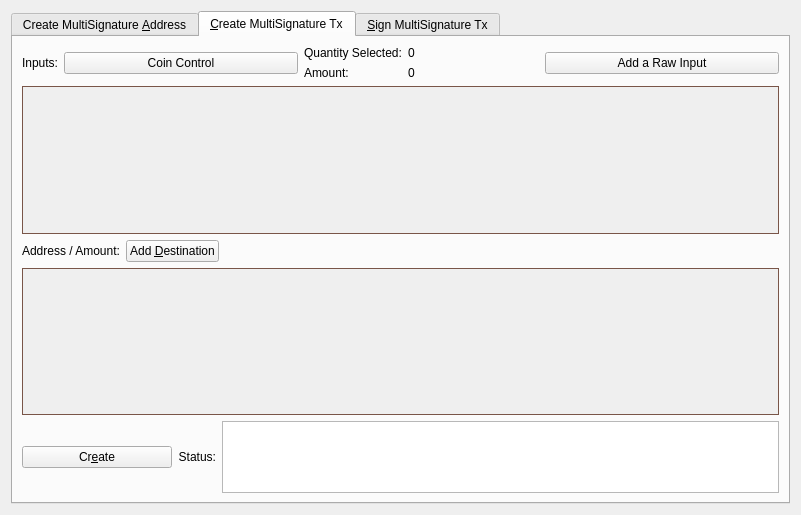
<?xml version="1.0" encoding="UTF-8"?>
<ui version="4.0">
 <class>MultisigDialog</class>
 <widget class="QDialog" name="MultisigDialog">
  <property name="geometry">
   <rect>
    <x>0</x>
    <y>0</y>
    <width>801</width>
    <height>515</height>
   </rect>
  </property>
  <property name="sizePolicy">
   <sizepolicy hsizetype="Fixed" vsizetype="Fixed">
    <horstretch>0</horstretch>
    <verstretch>0</verstretch>
   </sizepolicy>
  </property>
  <property name="windowTitle">
   <string>Multisignature Address Interactions</string>
  </property>
  <layout class="QVBoxLayout" name="verticalLayout_8">
   <item>
    <widget class="QTabWidget" name="multisigTabWidget">
     <property name="styleSheet">
      <string notr="true">QScrollArea{border: 1px solid #795548;}</string>
     </property>
     <property name="currentIndex">
      <number>1</number>
     </property>
     <widget class="QWidget" name="addMultisigTab">
      <property name="sizePolicy">
       <sizepolicy hsizetype="Minimum" vsizetype="Minimum">
        <horstretch>0</horstretch>
        <verstretch>0</verstretch>
       </sizepolicy>
      </property>
      <attribute name="title">
       <string>Create MultiSignature &amp;Address</string>
      </attribute>
      <layout class="QVBoxLayout" name="verticalLayout">
       <item>
        <layout class="QHBoxLayout" name="enterMLayout">
         <item>
          <widget class="QSpinBox" name="enterMSpinbox">
           <property name="sizePolicy">
            <sizepolicy hsizetype="Fixed" vsizetype="Fixed">
             <horstretch>0</horstretch>
             <verstretch>0</verstretch>
            </sizepolicy>
           </property>
           <property name="toolTip">
            <string>How many people must sign to verify a transaction</string>
           </property>
           <property name="minimum">
            <number>1</number>
           </property>
           <property name="maximum">
            <number>15</number>
           </property>
           <property name="value">
            <number>1</number>
           </property>
          </widget>
         </item>
         <item>
          <widget class="QLabel" name="enterMLabel">
           <property name="text">
            <string>Enter the minimum number of signatures required to sign transactions</string>
           </property>
          </widget>
         </item>
        </layout>
       </item>
       <item>
        <layout class="QHBoxLayout" name="addressLabelLayout">
         <item>
          <widget class="QLabel" name="addressLableLabel">
           <property name="text">
            <string>Address Label:</string>
           </property>
          </widget>
         </item>
         <item>
          <widget class="QLineEdit" name="multisigAddressLabel"/>
         </item>
        </layout>
       </item>
       <item>
        <layout class="QHBoxLayout" name="addAddressLayout">
         <item>
          <widget class="QPushButton" name="addAddressButton">
           <property name="toolTip">
            <string>Add another address that could sign to verify a transaction from the multisig address.</string>
           </property>
           <property name="text">
            <string>&amp;Add Address / Key</string>
           </property>
           <property name="icon">
            <iconset resource="../galilel.qrc">
             <normaloff>:/icons/add</normaloff>:/icons/add</iconset>
           </property>
           <property name="autoDefault">
            <bool>false</bool>
           </property>
          </widget>
         </item>
         <item>
          <widget class="QLabel" name="addAddressLabel">
           <property name="sizePolicy">
            <sizepolicy hsizetype="Preferred" vsizetype="Fixed">
             <horstretch>0</horstretch>
             <verstretch>0</verstretch>
            </sizepolicy>
           </property>
           <property name="text">
            <string>Local addresses or public keys that can sign:</string>
           </property>
          </widget>
         </item>
         <item>
          <spacer name="addAddressSpacer_2">
           <property name="orientation">
            <enum>Qt::Horizontal</enum>
           </property>
           <property name="sizeHint" stdset="0">
            <size>
             <width>40</width>
             <height>10</height>
            </size>
           </property>
          </spacer>
         </item>
        </layout>
       </item>
       <item>
        <widget class="QScrollArea" name="addAddressScrollArea">
         <property name="sizePolicy">
          <sizepolicy hsizetype="Preferred" vsizetype="Expanding">
           <horstretch>0</horstretch>
           <verstretch>0</verstretch>
          </sizepolicy>
         </property>
         <property name="widgetResizable">
          <bool>true</bool>
         </property>
         <widget class="QWidget" name="addAddressWidget">
          <property name="geometry">
           <rect>
            <x>0</x>
            <y>0</y>
            <width>759</width>
            <height>166</height>
           </rect>
          </property>
          <layout class="QVBoxLayout" name="verticalLayout_5">
           <item>
            <layout class="QVBoxLayout" name="addressList"/>
           </item>
           <item>
            <spacer name="verticalSpacer">
             <property name="orientation">
              <enum>Qt::Vertical</enum>
             </property>
             <property name="sizeHint" stdset="0">
              <size>
               <width>20</width>
               <height>40</height>
              </size>
             </property>
            </spacer>
           </item>
          </layout>
         </widget>
        </widget>
       </item>
       <item>
        <layout class="QHBoxLayout" name="addMultisigLayout">
         <item>
          <widget class="QPushButton" name="addMultisigButton">
           <property name="sizePolicy">
            <sizepolicy hsizetype="Preferred" vsizetype="Fixed">
             <horstretch>0</horstretch>
             <verstretch>0</verstretch>
            </sizepolicy>
           </property>
           <property name="toolTip">
            <string>Create a new multisig address</string>
           </property>
           <property name="toolTipDuration">
            <number>-3</number>
           </property>
           <property name="text">
            <string>C&amp;reate</string>
           </property>
           <property name="icon">
            <iconset resource="../galilel.qrc">
             <normaloff>:/icons/filesave</normaloff>:/icons/filesave</iconset>
           </property>
           <property name="autoDefault">
            <bool>false</bool>
           </property>
          </widget>
         </item>
         <item>
          <widget class="QLabel" name="label">
           <property name="text">
            <string>Status:</string>
           </property>
          </widget>
         </item>
         <item>
          <widget class="QTextEdit" name="addMultisigStatus">
           <property name="sizePolicy">
            <sizepolicy hsizetype="Expanding" vsizetype="Fixed">
             <horstretch>0</horstretch>
             <verstretch>0</verstretch>
            </sizepolicy>
           </property>
           <property name="maximumSize">
            <size>
             <width>16777215</width>
             <height>75</height>
            </size>
           </property>
           <property name="readOnly">
            <bool>true</bool>
           </property>
           <property name="textInteractionFlags">
            <set>Qt::TextSelectableByKeyboard|Qt::TextSelectableByMouse</set>
           </property>
          </widget>
         </item>
        </layout>
       </item>
       <item>
        <widget class="QLabel" name="label_2">
         <property name="sizePolicy">
          <sizepolicy hsizetype="Preferred" vsizetype="Preferred">
           <horstretch>0</horstretch>
           <verstretch>0</verstretch>
          </sizepolicy>
         </property>
         <property name="text">
          <string>Use below to quickly import an address by its redeem. Don't forget to add a label before clicking import!
Keep in mind, the wallet will rescan the blockchain to find transactions containing the new address.
Please be patient after clicking import.</string>
         </property>
         <property name="scaledContents">
          <bool>false</bool>
         </property>
         <property name="wordWrap">
          <bool>true</bool>
         </property>
        </widget>
       </item>
       <item>
        <layout class="QHBoxLayout" name="importLayout">
         <item>
          <widget class="QPushButton" name="importAddressButton">
           <property name="sizePolicy">
            <sizepolicy hsizetype="Fixed" vsizetype="Fixed">
             <horstretch>0</horstretch>
             <verstretch>0</verstretch>
            </sizepolicy>
           </property>
           <property name="text">
            <string>&amp;Import Redeem</string>
           </property>
           <property name="icon">
            <iconset resource="../galilel.qrc">
             <normaloff>:/icons/receiving_addresses</normaloff>:/icons/receiving_addresses</iconset>
           </property>
          </widget>
         </item>
         <item>
          <widget class="QLineEdit" name="importRedeem">
           <property name="sizePolicy">
            <sizepolicy hsizetype="Preferred" vsizetype="Fixed">
             <horstretch>0</horstretch>
             <verstretch>0</verstretch>
            </sizepolicy>
           </property>
          </widget>
         </item>
        </layout>
       </item>
      </layout>
     </widget>
     <widget class="QWidget" name="createTransactionTab">
      <attribute name="title">
       <string>&amp;Create MultiSignature Tx</string>
      </attribute>
      <layout class="QVBoxLayout" name="verticalLayout_3">
       <item>
        <layout class="QHBoxLayout" name="horizontalLayout_2">
         <item>
          <layout class="QVBoxLayout" name="createTxLayout">
           <item>
            <layout class="QHBoxLayout" name="addTxInputLayout">
             <item>
              <widget class="QLabel" name="addTxInputLabel">
               <property name="sizePolicy">
                <sizepolicy hsizetype="Fixed" vsizetype="Preferred">
                 <horstretch>0</horstretch>
                 <verstretch>0</verstretch>
                </sizepolicy>
               </property>
               <property name="text">
                <string>Inputs:</string>
               </property>
              </widget>
             </item>
             <item>
              <widget class="QPushButton" name="pushButtonCoinControl">
               <property name="sizePolicy">
                <sizepolicy hsizetype="Preferred" vsizetype="Fixed">
                 <horstretch>0</horstretch>
                 <verstretch>0</verstretch>
                </sizepolicy>
               </property>
               <property name="text">
                <string>Coin Control</string>
               </property>
              </widget>
             </item>
             <item>
              <layout class="QFormLayout" name="formLayout_2">
               <property name="rightMargin">
                <number>10</number>
               </property>
               <item row="0" column="0">
                <widget class="QLabel" name="labelQuantity">
                 <property name="text">
                  <string>Quantity Selected:</string>
                 </property>
                </widget>
               </item>
               <item row="0" column="1">
                <widget class="QLabel" name="labelQuantity_int">
                 <property name="text">
                  <string>0</string>
                 </property>
                </widget>
               </item>
               <item row="1" column="0">
                <widget class="QLabel" name="labelAmount">
                 <property name="text">
                  <string>Amount:</string>
                 </property>
                </widget>
               </item>
               <item row="1" column="1">
                <widget class="QLabel" name="labelAmount_int">
                 <property name="text">
                  <string>0</string>
                 </property>
                </widget>
               </item>
              </layout>
             </item>
             <item>
              <widget class="QPushButton" name="addInputButton">
               <property name="sizePolicy">
                <sizepolicy hsizetype="Preferred" vsizetype="Fixed">
                 <horstretch>0</horstretch>
                 <verstretch>0</verstretch>
                </sizepolicy>
               </property>
               <property name="toolTip">
                <string>Add an input to fund the outputs</string>
               </property>
               <property name="text">
                <string>Add a Raw Input</string>
               </property>
               <property name="icon">
                <iconset resource="../galilel.qrc">
                 <normaloff>:/css/default</normaloff>:/css/default</iconset>
               </property>
              </widget>
             </item>
            </layout>
           </item>
           <item>
            <widget class="QScrollArea" name="txInputsScrollArea">
             <property name="sizePolicy">
              <sizepolicy hsizetype="Preferred" vsizetype="Expanding">
               <horstretch>0</horstretch>
               <verstretch>0</verstretch>
              </sizepolicy>
             </property>
             <property name="widgetResizable">
              <bool>true</bool>
             </property>
             <widget class="QWidget" name="txInputsWidget">
              <property name="geometry">
               <rect>
                <x>0</x>
                <y>0</y>
                <width>747</width>
                <height>131</height>
               </rect>
              </property>
              <layout class="QVBoxLayout" name="verticalLayout_7">
               <item>
                <layout class="QVBoxLayout" name="inputsList"/>
               </item>
               <item>
                <spacer name="txInputsSpacer">
                 <property name="orientation">
                  <enum>Qt::Vertical</enum>
                 </property>
                 <property name="sizeHint" stdset="0">
                  <size>
                   <width>20</width>
                   <height>80</height>
                  </size>
                 </property>
                </spacer>
               </item>
              </layout>
             </widget>
            </widget>
           </item>
           <item>
            <layout class="QHBoxLayout" name="addDestinationLayout">
             <item>
              <widget class="QLabel" name="addDestinationLabel">
               <property name="text">
                <string>Address / Amount:</string>
               </property>
              </widget>
             </item>
             <item>
              <widget class="QPushButton" name="addDestinationButton">
               <property name="sizePolicy">
                <sizepolicy hsizetype="Fixed" vsizetype="Fixed">
                 <horstretch>0</horstretch>
                 <verstretch>0</verstretch>
                </sizepolicy>
               </property>
               <property name="toolTip">
                <string>Add destinations to send GALI to</string>
               </property>
               <property name="text">
                <string>Add &amp;Destination</string>
               </property>
               <property name="icon">
                <iconset resource="../galilel.qrc">
                 <normaloff>:/icons/add</normaloff>:/icons/add</iconset>
               </property>
              </widget>
             </item>
             <item>
              <spacer name="addDestinationHorizontalSpacer">
               <property name="orientation">
                <enum>Qt::Horizontal</enum>
               </property>
               <property name="sizeHint" stdset="0">
                <size>
                 <width>40</width>
                 <height>20</height>
                </size>
               </property>
              </spacer>
             </item>
            </layout>
           </item>
           <item>
            <widget class="QScrollArea" name="destionationsScrollArea">
             <property name="sizePolicy">
              <sizepolicy hsizetype="Expanding" vsizetype="Expanding">
               <horstretch>0</horstretch>
               <verstretch>0</verstretch>
              </sizepolicy>
             </property>
             <property name="widgetResizable">
              <bool>true</bool>
             </property>
             <widget class="QWidget" name="destinationsScrollAreaContents">
              <property name="geometry">
               <rect>
                <x>0</x>
                <y>0</y>
                <width>747</width>
                <height>130</height>
               </rect>
              </property>
              <layout class="QVBoxLayout" name="verticalLayout_11">
               <item>
                <layout class="QVBoxLayout" name="destinationsList"/>
               </item>
               <item>
                <spacer name="destinationsSpacer">
                 <property name="orientation">
                  <enum>Qt::Vertical</enum>
                 </property>
                 <property name="sizeHint" stdset="0">
                  <size>
                   <width>20</width>
                   <height>20</height>
                  </size>
                 </property>
                </spacer>
               </item>
              </layout>
             </widget>
            </widget>
           </item>
           <item>
            <layout class="QHBoxLayout" name="horizontalLayout_4">
             <item>
              <widget class="QPushButton" name="createButton">
               <property name="sizePolicy">
                <sizepolicy hsizetype="Fixed" vsizetype="Fixed">
                 <horstretch>0</horstretch>
                 <verstretch>0</verstretch>
                </sizepolicy>
               </property>
               <property name="minimumSize">
                <size>
                 <width>150</width>
                 <height>0</height>
                </size>
               </property>
               <property name="toolTip">
                <string>Create a transaction object using the given inputs to the given outputs</string>
               </property>
               <property name="text">
                <string>Cr&amp;eate</string>
               </property>
               <property name="icon">
                <iconset resource="../galilel.qrc">
                 <normaloff>:/icons/export</normaloff>:/icons/export</iconset>
               </property>
               <property name="autoDefault">
                <bool>false</bool>
               </property>
               <property name="default">
                <bool>true</bool>
               </property>
              </widget>
             </item>
             <item>
              <widget class="QLabel" name="createButtonLabel">
               <property name="sizePolicy">
                <sizepolicy hsizetype="Fixed" vsizetype="Preferred">
                 <horstretch>0</horstretch>
                 <verstretch>0</verstretch>
                </sizepolicy>
               </property>
               <property name="text">
                <string>Status:</string>
               </property>
               <property name="alignment">
                <set>Qt::AlignRight|Qt::AlignTrailing|Qt::AlignVCenter</set>
               </property>
              </widget>
             </item>
             <item>
              <widget class="QTextEdit" name="createButtonStatus">
               <property name="sizePolicy">
                <sizepolicy hsizetype="Expanding" vsizetype="Minimum">
                 <horstretch>0</horstretch>
                 <verstretch>0</verstretch>
                </sizepolicy>
               </property>
               <property name="maximumSize">
                <size>
                 <width>16777215</width>
                 <height>16777215</height>
                </size>
               </property>
               <property name="sizeAdjustPolicy">
                <enum>QAbstractScrollArea::AdjustToContents</enum>
               </property>
               <property name="readOnly">
                <bool>true</bool>
               </property>
              </widget>
             </item>
            </layout>
           </item>
          </layout>
         </item>
         <item>
          <layout class="QHBoxLayout" name="horizontalLayout_3"/>
         </item>
        </layout>
       </item>
      </layout>
     </widget>
     <widget class="QWidget" name="signMultisigTransaction">
      <property name="styleSheet">
       <string notr="true">txScrollArea:{
	border: 1px solid #795548;
}
keyScrollArea:{
	border: 1px solid #795548;
}
txScrollArea:{
	border: 1px solid #795548;
}</string>
      </property>
      <attribute name="title">
       <string>&amp;Sign MultiSignature Tx</string>
      </attribute>
      <layout class="QVBoxLayout" name="verticalLayout_4">
       <item>
        <layout class="QHBoxLayout" name="transactionHexLayout">
         <item>
          <widget class="QLabel" name="transactionHexLabel">
           <property name="text">
            <string>Transaction Hex:</string>
           </property>
          </widget>
         </item>
         <item>
          <widget class="QLineEdit" name="transactionHex">
           <property name="toolTip">
            <string/>
           </property>
          </widget>
         </item>
        </layout>
       </item>
       <item>
        <layout class="QHBoxLayout" name="horizontalLayout">
         <item>
          <layout class="QVBoxLayout" name="verticalLayout_2">
           <item>
            <layout class="QHBoxLayout" name="horizontalLayout_7">
             <item>
              <widget class="QPushButton" name="signButton">
               <property name="sizePolicy">
                <sizepolicy hsizetype="Preferred" vsizetype="Fixed">
                 <horstretch>0</horstretch>
                 <verstretch>0</verstretch>
                </sizepolicy>
               </property>
               <property name="minimumSize">
                <size>
                 <width>150</width>
                 <height>0</height>
                </size>
               </property>
               <property name="toolTip">
                <string>Sign the transaction from this wallet or from provided private keys</string>
               </property>
               <property name="text">
                <string>S&amp;ign</string>
               </property>
               <property name="icon">
                <iconset resource="../galilel.qrc">
                 <normaloff>:/icons/edit</normaloff>:/icons/edit</iconset>
               </property>
               <property name="autoDefault">
                <bool>false</bool>
               </property>
               <property name="default">
                <bool>true</bool>
               </property>
              </widget>
             </item>
             <item>
              <widget class="QPushButton" name="commitButton">
               <property name="enabled">
                <bool>false</bool>
               </property>
               <property name="sizePolicy">
                <sizepolicy hsizetype="Preferred" vsizetype="Fixed">
                 <horstretch>0</horstretch>
                 <verstretch>0</verstretch>
                </sizepolicy>
               </property>
               <property name="toolTip">
                <string>&lt;html&gt;&lt;head/&gt;&lt;body&gt;&lt;p&gt;DISABLED until transaction has been signed enough times.&lt;/p&gt;&lt;/body&gt;&lt;/html&gt;</string>
               </property>
               <property name="autoFillBackground">
                <bool>false</bool>
               </property>
               <property name="text">
                <string>Co&amp;mmit</string>
               </property>
               <property name="icon">
                <iconset resource="../galilel.qrc">
                 <normaloff>:/icons/send</normaloff>:/icons/send</iconset>
               </property>
               <property name="autoDefault">
                <bool>true</bool>
               </property>
              </widget>
             </item>
             <item>
              <layout class="QHBoxLayout" name="addPrivKeyLayout">
               <item>
                <widget class="QPushButton" name="addPrivKeyButton">
                 <property name="sizePolicy">
                  <sizepolicy hsizetype="Fixed" vsizetype="Fixed">
                   <horstretch>0</horstretch>
                   <verstretch>0</verstretch>
                  </sizepolicy>
                 </property>
                 <property name="toolTip">
                  <string>Add private keys to sign the transaction with</string>
                 </property>
                 <property name="text">
                  <string>Add Private &amp;Key</string>
                 </property>
                 <property name="icon">
                  <iconset resource="../galilel.qrc">
                   <normaloff>:/icons/add</normaloff>:/icons/add</iconset>
                 </property>
                </widget>
               </item>
               <item>
                <widget class="QLabel" name="addPrivKeyLabel">
                 <property name="text">
                  <string>Sign with only private keys (Not Recommened)</string>
                 </property>
                </widget>
               </item>
              </layout>
             </item>
            </layout>
           </item>
           <item>
            <layout class="QHBoxLayout" name="horizontalLayout_5">
             <item>
              <widget class="QLabel" name="signButtonStatusLabel">
               <property name="text">
                <string>Status:</string>
               </property>
              </widget>
             </item>
             <item>
              <widget class="QTextEdit" name="signButtonStatus">
               <property name="sizePolicy">
                <sizepolicy hsizetype="Expanding" vsizetype="Preferred">
                 <horstretch>0</horstretch>
                 <verstretch>0</verstretch>
                </sizepolicy>
               </property>
               <property name="maximumSize">
                <size>
                 <width>16777215</width>
                 <height>16777215</height>
                </size>
               </property>
               <property name="verticalScrollBarPolicy">
                <enum>Qt::ScrollBarAsNeeded</enum>
               </property>
               <property name="readOnly">
                <bool>true</bool>
               </property>
               <property name="textInteractionFlags">
                <set>Qt::TextSelectableByKeyboard|Qt::TextSelectableByMouse</set>
               </property>
              </widget>
             </item>
            </layout>
           </item>
           <item>
            <widget class="QScrollArea" name="keyScrollArea">
             <property name="sizePolicy">
              <sizepolicy hsizetype="Expanding" vsizetype="Expanding">
               <horstretch>0</horstretch>
               <verstretch>0</verstretch>
              </sizepolicy>
             </property>
             <property name="sizeAdjustPolicy">
              <enum>QAbstractScrollArea::AdjustToContents</enum>
             </property>
             <property name="widgetResizable">
              <bool>true</bool>
             </property>
             <widget class="QWidget" name="keyScrollAreaContents">
              <property name="geometry">
               <rect>
                <x>0</x>
                <y>0</y>
                <width>755</width>
                <height>168</height>
               </rect>
              </property>
              <layout class="QVBoxLayout" name="verticalLayout_9">
               <item>
                <layout class="QVBoxLayout" name="keyList"/>
               </item>
               <item>
                <spacer name="keySpacer">
                 <property name="orientation">
                  <enum>Qt::Vertical</enum>
                 </property>
                 <property name="sizeHint" stdset="0">
                  <size>
                   <width>20</width>
                   <height>20</height>
                  </size>
                 </property>
                </spacer>
               </item>
              </layout>
             </widget>
            </widget>
           </item>
          </layout>
         </item>
        </layout>
       </item>
      </layout>
     </widget>
    </widget>
   </item>
  </layout>
 </widget>
 <resources>
  <include location="../galilel.qrc"/>
 </resources>
 <connections/>
</ui>
